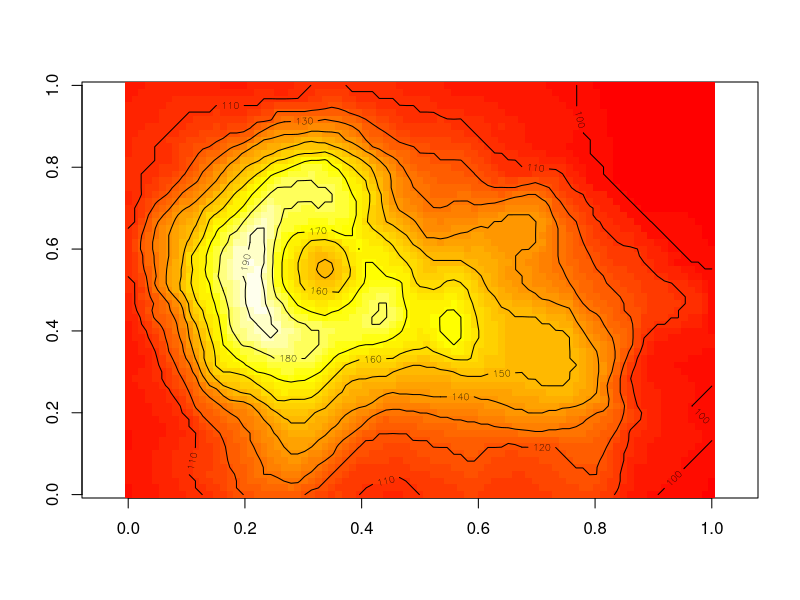
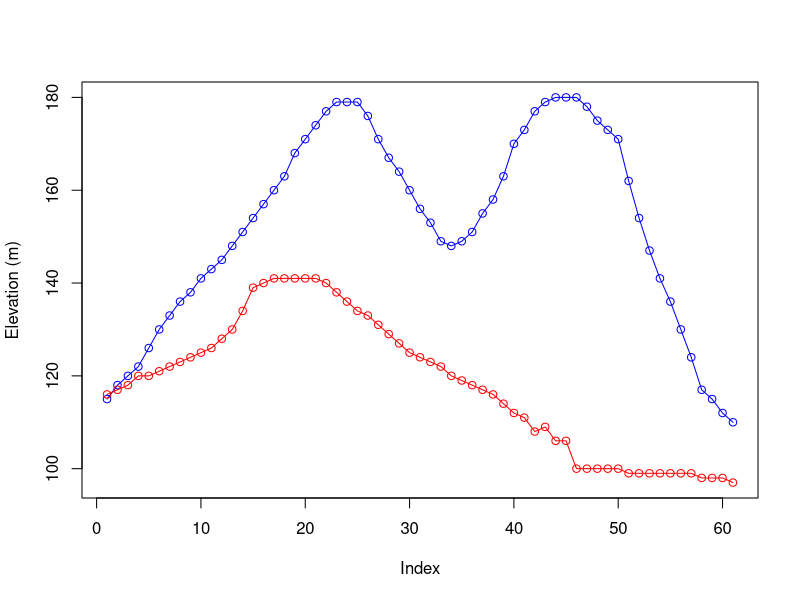
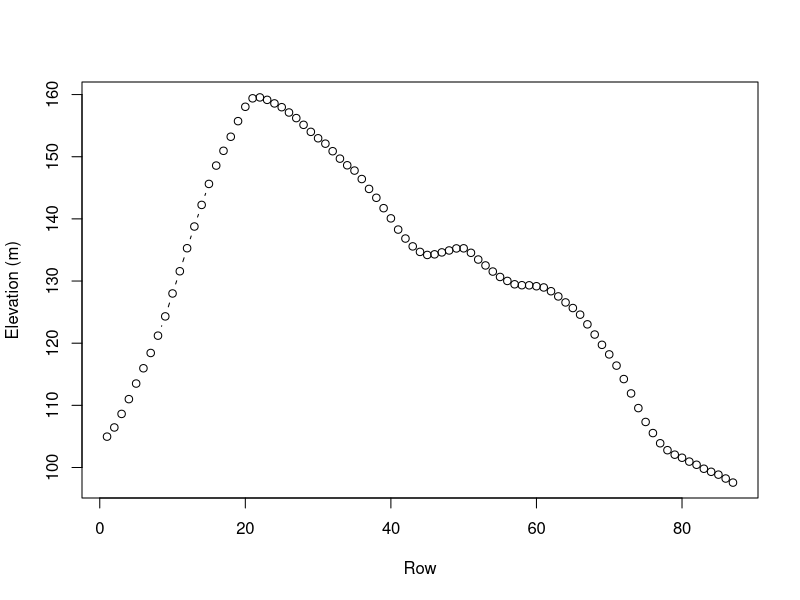

Here is the R script that generated these plots, in order:
## ---- chunk 1
knitr::opts_chunk$set(echo = T)
library("formatR")
## ---- chunk 2
x=matrix(1:6, nrow=2,ncol=3)
x
## ---- chunk 3
class(x)
## ---- chunk 4
  matrix(1:6, nrow=2)
## ---- chunk 5
  matrix(1:6, ncol = 2)
## ---- chunk 6
  matrix(12:1, ncol = 4, nrow = 3)
## ---- chunk 7
matrix(12:1, ncol = 4, nrow = 2)
matrix(12:1, ncol = 4, nrow = 4)
## ---- chunk 8
  matrix(1:9, ncol=3, nrow=3)
## ---- chunk 9
matrix(1:12, nrow = 3)                ## the default (byrow=FALSE)
## ---- chunk 10
matrix(1:12, nrow = 3, byrow = TRUE)  ## byrow=TRUE
## ---- chunk 11
x = matrix(1:6, nrow = 2)
x
## ---- chunk 12
length(x)
## ---- chunk 13
nrow(x)
ncol(x)
## ---- chunk 14
dim(x)
## ---- chunk 15
as.data.frame(volcano)
dim(volcano)
# Volcano is a matrix of 87 rows and 61 columns. 
## ---- chunk 16
rownames(x)
colnames(x)

## ---- chunk 17
rownames(x) = c("a", "b")
colnames(x) = c("var1", "var2", "var3")
x
## ---- chunk 18
x=matrix(1:6, ncol=3, byrow=T)
x
## ---- chunk 19
as.vector(x)
## ---- chunk 20
as.data.frame(x)
## ---- chunk 21
x = matrix(1:6, ncol = 3)
x
## ---- chunk 22
t(x)
## ---- chunk 23
t(t(x))
## ---- chunk 24
hcl.colors(11, "Spectral")
## ---- chunk 25
image(volcano, col = heat.colors(30), asp = ncol(volcano) / nrow(volcano))
contour(volcano, add = TRUE)
## ---- chunk 26
hcl.pals()
## ---- chunk 27
x
## ---- chunk 28
x[2,1]
## ---- chunk 29
x[1,3]
## ---- chunk 30
volcano[20, 40]  # Row 20, column 40
volcano[81, 61]  # Row 81, column 61
## ---- chunk 31
x[2, ]  # Row 2
## ---- chunk 32
x[, 2]  # Column 2
## ---- chunk 33
x[2, , drop = FALSE]  # Row 2
## ---- chunk 34
x[, 2, drop = FALSE]  # Column 2
## ---- chunk 35
r30 = volcano[30, ]  # Row 30
r70 = volcano[70, ]  # Row 70
## ---- chunk 36
plot(r30, type = "o", col = "blue", ylim = range(c(r30, r70)), ylab = "Elevation (m)")
lines(r70, type = "o", col = "red")
## ---- chunk 37
x
x[, 1:2]
## ---- chunk 38
x
x[2, c(1,3)]

## ---- chunk 39
x
x[2, c(1,3), drop=F]

## ---- chunk 40
m = matrix(NA, ncol = 3, nrow = 3)
m
## ---- chunk 41
m[2:3, 1:2] = 1
m

## ---- chunk 42
m[1:2, 2:3] = 100
m
## ---- chunk 43
result = rep(NA, nrow(volcano))
for(i in 1:nrow(volcano)) {
  result[i] = mean(volcano[i, ])
}
length(result)
## ---- chunk 44
plot(result, type = "b", xlab = "Row", ylab = "Elevation (m)")
## ---- chunk 45
result = apply(volcano, 1, mean)
## ---- chunk 46
result = apply(volcano, 2, mean)
length(result)
## ---- chunk 47
result = colMeans(volcano)
## ---- chunk 48
y = array(data = 1:24, dim = c(2, 3, 4))
y
